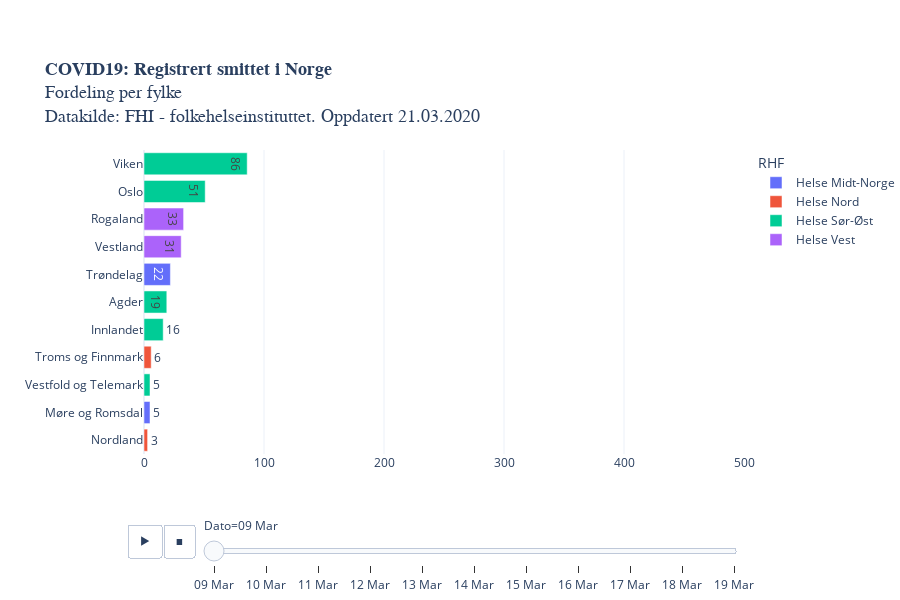

The code cell stored with this chart in its notebook:
### Code cell
legend = [i for i in vekst["RHF"].unique()]
legend.sort()

fig = px.bar(melted, 
             x='Registrerte smittede', y='Fylke', animation_frame="variable",
             animation_group="Fylke",
             orientation='h',
             category_orders={"RHF": legend},
             labels = {"Veksttakt": "daglig vekst (%)", "variable": "Dato"},
             color='RHF',
             text="Registrerte smittede",
             height=600,
             title = "<b>COVID19: Registrert smittet i Norge</b><br>Fordeling per fylke<br>Datakilde: FHI - folkehelseinstituttet. Oppdatert " +datetime.today().strftime('%d.%m.%Y'),
             template = "plotly_white",
             range_x=[0,500]
                 ).update_yaxes(categoryorder="total ascending")

fig.layout.coloraxis.showscale = False

fig.update_layout(
    yaxis=dict(
        separatethousands=True,
        categoryorder = 'total ascending',
        title_text="",
        fixedrange=True,
    ), xaxis=dict(fixedrange=True,
                 title_text=""),
    title_font=dict(family="Helvetica", size=18),
        margin=dict(b=150)) #bottom margin

fig.update_layout(autosize=True,
    margin=dict(l=100, r=100, t=150, b=0),
    paper_bgcolor='rgba(0, 0, 0, 0)'
    #plot_bgcolor='rgb(248, 248, 255)'    
                 )

#plotly.offline.plot(fig, filename='COVID19_fylkesutvikling_animation.html')
#py.plot(fig, filename='COVID19_fylkesutvikling_animation.html')
fig.show()

### Figure 1 — Plotly figure (JSON) as saved in the notebook; plotly's stock layout.template omitted (floating-point values rounded to 4 significant figures)
{"data": [{"alignmentgroup": "True", "hoverlabel": {"namelength": 0}, "hovertemplate": "RHF=Helse Midt-Norge<br>Dato=09 Mar<br>Registrerte smittede=%{text}<br>Fylke=%{y}", "ids": ["Trøndelag", "Møre og Romsdal"], "legendgroup": "Helse Midt-Norge", "marker": {"color": "#636efa"}, "name": "Helse Midt-Norge", "offsetgroup": "Helse Midt-Norge", "orientation": "h", "showlegend": true, "text": [22, 5], "textposition": "auto", "type": "bar", "x": [22, 5], "xaxis": "x", "y": ["Trøndelag", "Møre og Romsdal"], "yaxis": "y"}, {"alignmentgroup": "True", "hoverlabel": {"namelength": 0}, "hovertemplate": "RHF=Helse Nord<br>Dato=09 Mar<br>Registrerte smittede=%{text}<br>Fylke=%{y}", "ids": ["Nordland", "Troms og Finnmark"], "legendgroup": "Helse Nord", "marker": {"color": "#EF553B"}, "name": "Helse Nord", "offsetgroup": "Helse Nord", "orientation": "h", "showlegend": true, "text": [3, 6], "textposition": "auto", "type": "bar", "x": [3, 6], "xaxis": "x", "y": ["Nordland", "Troms og Finnmark"], "yaxis": "y"}, {"alignmentgroup": "True", "hoverlabel": {"namelength": 0}, "hovertemplate": "RHF=Helse Sør-Øst<br>Dato=09 Mar<br>Registrerte smittede=%{text}<br>Fylke=%{y}", "ids": ["Agder", "Oslo", "Viken", "Innlandet", "Vestfold og Telemark"], "legendgroup": "Helse Sør-Øst", "marker": {"color": "#00cc96"}, "name": "Helse Sør-Øst", "offsetgroup": "Helse Sør-Øst", "orientation": "h", "showlegend": true, "text": [19, 51, 86, 16, 5], "textposition": "auto", "type": "bar", "x": [19, 51, 86, 16, 5], "xaxis": "x", "y": ["Agder", "Oslo", "Viken", "Innlandet", "Vestfold og Telemark"], "yaxis": "y"}, {"alignmentgroup": "True", "hoverlabel": {"namelength": 0}, "hovertemplate": "RHF=Helse Vest<br>Dato=09 Mar<br>Registrerte smittede=%{text}<br>Fylke=%{y}", "ids": ["Vestland", "Rogaland"], "legendgroup": "Helse Vest", "marker": {"color": "#ab63fa"}, "name": "Helse Vest", "offsetgroup": "Helse Vest", "orientation": "h", "showlegend": true, "text": [31, 33], "textposition": "auto", "type": "bar", "x": [31, 33], "xaxis": "x", "y": ["Vestland", "Rogaland"], "yaxis": "y"}], "layout": {"autosize": true, "barmode": "relative", "coloraxis": {"showscale": false}, "height": 600, "legend": {"title": {"text": "RHF"}, "tracegroupgap": 0}, "margin": {"b": 0, "l": 100, "r": 100, "t": 150}, "paper_bgcolor": "rgba(0, 0, 0, 0)", "sliders": [{"active": 0, "currentvalue": {"prefix": "Dato="}, "len": 0.9, "pad": {"b": 10, "t": 60}, "steps": [{"args": [["09 Mar"], {"frame": {"duration": 0, "redraw": true}, "fromcurrent": true, "mode": "immediate", "transition": {"duration": 0, "easing": "linear"}}], "label": "09 Mar", "method": "animate"}, {"args": [["10 Mar"], {"frame": {"duration": 0, "redraw": true}, "fromcurrent": true, "mode": "immediate", "transition": {"duration": 0, "easing": "linear"}}], "label": "10 Mar", "method": "animate"}, {"args": [["11 Mar"], {"frame": {"duration": 0, "redraw": true}, "fromcurrent": true, "mode": "immediate", "transition": {"duration": 0, "easing": "linear"}}], "label": "11 Mar", "method": "animate"}, {"args": [["12 Mar"], {"frame": {"duration": 0, "redraw": true}, "fromcurrent": true, "mode": "immediate", "transition": {"duration": 0, "easing": "linear"}}], "label": "12 Mar", "method": "animate"}, {"args": [["13 Mar"], {"frame": {"duration": 0, "redraw": true}, "fromcurrent": true, "mode": "immediate", "transition": {"duration": 0, "easing": "linear"}}], "label": "13 Mar", "method": "animate"}, {"args": [["14 Mar"], {"frame": {"duration": 0, "redraw": true}, "fromcurrent": true, "mode": "immediate", "transition": {"duration": 0, "easing": "linear"}}], "label": "14 Mar", "method": "animate"}, {"args": [["15 Mar"], {"frame": {"duration": 0, "redraw": true}, "fromcurrent": true, "mode": "immediate", "transition": {"duration": 0, "easing": "linear"}}], "label": "15 Mar", "method": "animate"}, {"args": [["16 Mar"], {"frame": {"duration": 0, "redraw": true}, "fromcurrent": true, "mode": "immediate", "transition": {"duration": 0, "easing": "linear"}}], "label": "16 Mar", "method": "animate"}, {"args": [["17 Mar"], {"frame": {"duration": 0, "redraw": true}, "fromcurrent": true, "mode": "immediate", "transition": {"duration": 0, "easing": "linear"}}], "label": "17 Mar", "method": "animate"}, {"args": [["18 Mar"], {"frame": {"duration": 0, "redraw": true}, "fromcurrent": true, "mode": "immediate", "transition": {"duration": 0, "easing": "linear"}}], "label": "18 Mar", "method": "animate"}, {"args": [["19 Mar"], {"frame": {"duration": 0, "redraw": true}, "fromcurrent": true, "mode": "immediate", "transition": {"duration": 0, "easing": "linear"}}], "label": "19 Mar", "method": "animate"}], "x": 0.1, "xanchor": "left", "y": 0, "yanchor": "top"}], "title": {"font": {"family": "Helvetica", "size": 18}, "text": "<b>COVID19: Registrert smittet i Norge</b><br>Fordeling per fylke<br>Datakilde: FHI - folkehelseinstituttet. Oppdatert 21.03.2020"}, "updatemenus": [{"buttons": [{"args": [null, {"frame": {"duration": 500, "redraw": true}, "fromcurrent": true, "mode": "immediate", "transition": {"duration": 500, "easing": "linear"}}], "label": "&#9654;", "method": "animate"}, {"args": [[null], {"frame": {"duration": 0, "redraw": true}, "fromcurrent": true, "mode": "immediate", "transition": {"duration": 0, "easing": "linear"}}], "label": "&#9724;", "method": "animate"}], "direction": "left", "pad": {"r": 10, "t": 70}, "showactive": false, "type": "buttons", "x": 0.1, "xanchor": "right", "y": 0, "yanchor": "top"}], "xaxis": {"anchor": "y", "domain": [0, 1], "fixedrange": true, "range": [0, 500], "title": {"text": ""}}, "yaxis": {"anchor": "x", "categoryorder": "total ascending", "domain": [0, 1], "fixedrange": true, "separatethousands": true, "title": {"text": ""}}}}
